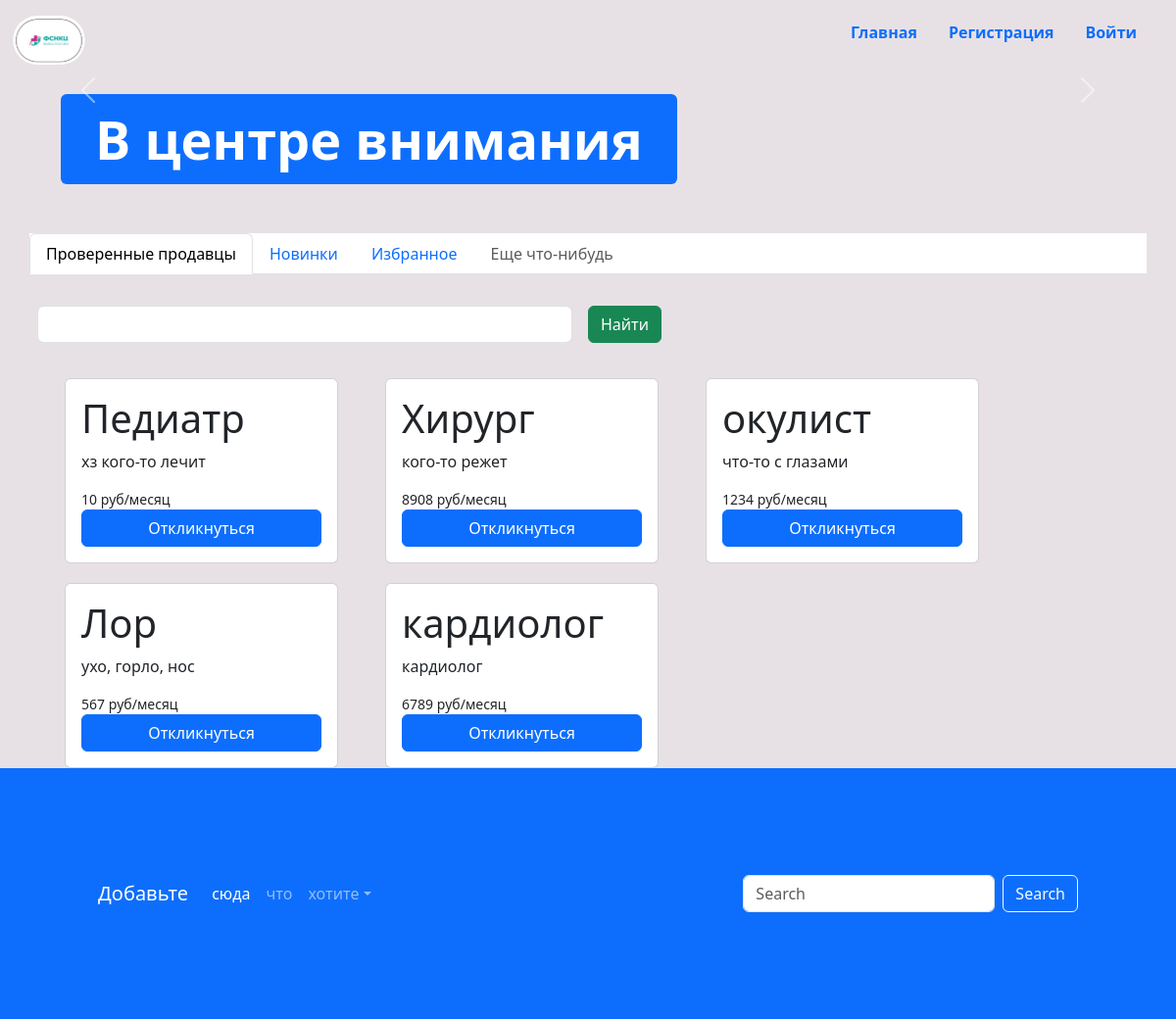
The app's page /, older data.
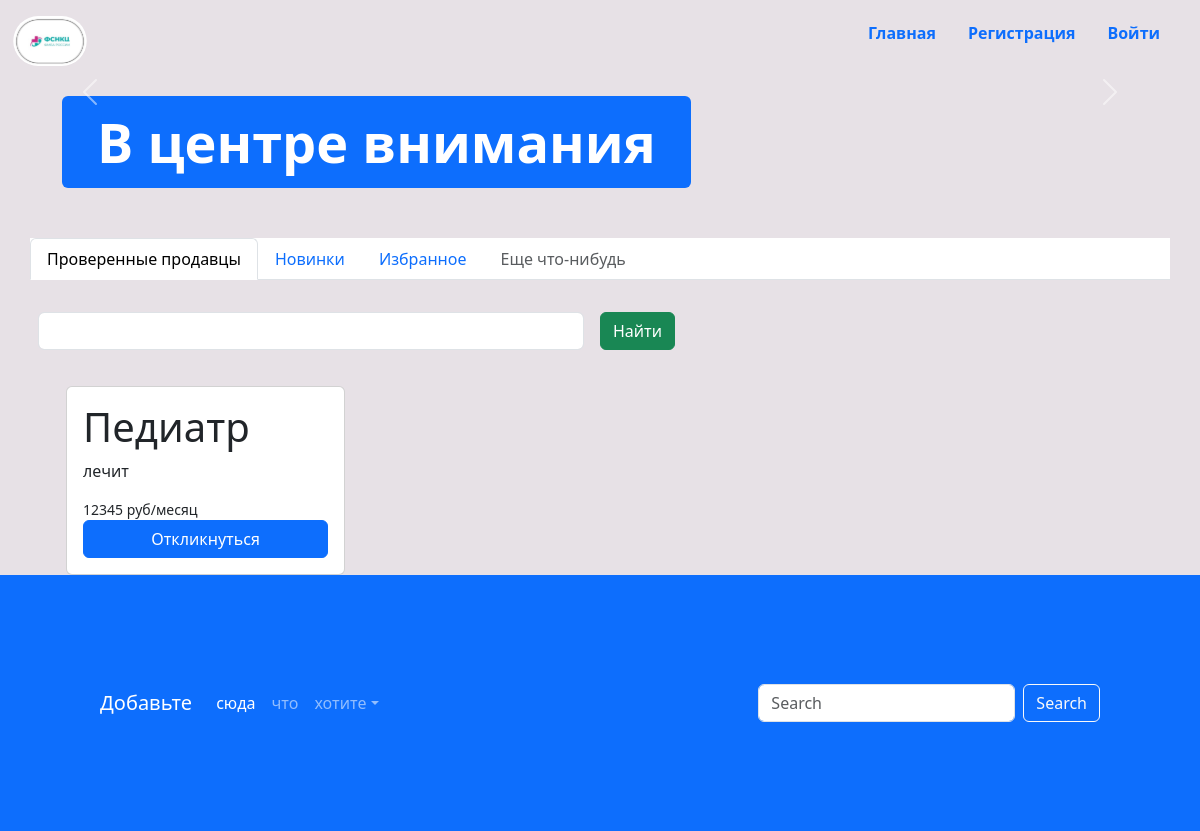
The same page, newer data.
### app_auth/models.py (models this page shows)
class Vacancy(models.Model):
    name_vacancy = models.CharField("Название вакансии", max_length=128)
    description = models.TextField('Описание')
    create_at = models.DateTimeField("Время создания", auto_now_add=True)
    salary = models.IntegerField("З/П (руб.месяц)")
    organization = models.CharField("Организация", max_length=255, blank=False)
    user = models.ForeignKey(User, verbose_name="Пользователь", on_delete=models.CASCADE)
    def get_url(self):
        return reverse('resume', kwargs={'pk': self.pk})

### app_auth/views.py (the view)
# urls.py: path('', index, name='index-page'),
def index(request):
    vacancies = Vacancy.objects.all()
    context = {'vacancies': vacancies}
    return render(request, 'app_auth/index.html', context)

### templates/app_auth/index.html (shortened to what this page needs)
{% extends 'base.html' %}
{% load static %}
{% block body %}
<div id="carouselExampleControls" class="carousel slide bg-primary" data-bs-ride="carousel">
  <button class="carousel-control-prev" type="button" data-bs-target="#carouselExampleControls" data-bs-slide="prev">
    <span class="carousel-control-prev-icon" aria-hidden="true"></span>
  </button>
  <button class="carousel-control-next" type="button" data-bs-target="#carouselExampleControls" data-bs-slide="next">
    <span class="carousel-control-next-icon" aria-hidden="true"></span>
  </button>
</div>
<div class="container" style="margin: 50px;">
  <div class="display-2">
    <span class="badge bg-primary">В центре внимания</span>
  </div>
</div>
<div class="container">
  <div class="row">
    <ul class="nav nav-tabs bg-white">
      <li class="nav-item">
        <a class="nav-link active" aria-current="page" href="#">Проверенные продавцы</a>
      </li>
      <li class="nav-item">
        <a class="nav-link" href="#">Новинки</a>
      </li>
      <li class="nav-item">
        <a class="nav-link" href="#">Избранное</a>
      </li>
      <li class="nav-item">
        <a class="nav-link disabled" href="#" tabindex="-1" aria-disabled="true">Еще что-нибудь</a>
      </li>
    </ul>
    <form class="row g-3" method="get">
      <div class="col-auto w-50">
        <input name="query" value="" type="text" class="form-control">
      </div>
      <div class="col-auto">
        <button type="submit" class="btn btn-success mb-3">Найти</button>
      </div>
    </form>
  </div>
  <div class="d-flex flex-wrap">
    {% for vacancy in vacancies %}
    <div class="card w-25 mx-4 p-3 " style="max-width: 1200px; margin-top: 20px;">
      <h1>{{ vacancy.name_vacancy }}</h1>
      <p>{{ vacancy.description }}</p>
      <small>{{ vacancy.salary }} руб/месяц</small>
      <a class="btn btn-primary"  href="{{ vacancy.get_url }}">Откликнуться</a>
    </div>
    {% endfor %}
  </div>
</div>
<footer style="padding: 100px;" class="bg-primary">
  <nav class="navbar navbar-expand-sm navbar-dark">
    <a class="navbar-brand" href="#">Добавьте</a>
    <div class="collapse navbar-collapse" id="collapsibleNavId">
      <ul class="navbar-nav me-auto mt-2 mt-lg-0">
        <li class="nav-item">
          <a class="nav-link active" href="#" aria-current="page">сюда</a>
        </li>
        <li class="nav-item">
          <a class="nav-link" href="#">что</a>
        </li>
        <li class="nav-item dropdown">
          <a class="nav-link dropdown-toggle" href="#" id="dropdownId" data-bs-toggle="dropdown" aria-haspopup="true"
             aria-expanded="false">хотите</a>
        </li>
      </ul>
      <form class="d-flex my-2 my-lg-0">
        <input class="form-control me-sm-2" type="text" placeholder="Search">
        <button class="btn btn-outline-light my-2 my-sm-0" type="submit">Search</button>
      </form>
    </div>
  </nav>
</footer>
{% endblock %}

### templates/base.html (shortened to what this page needs)
{% load static %}
<!DOCTYPE html>
<html lang="en">
<head>
  <link href="{% static 'css/bootstrap.min.css' %}" rel="stylesheet">
  <link rel="stylesheet" href="{% static 'css/fontello.css' %}">
</head>
<body style="background-color: #e7e1e6; font-family: " >
<header class="">
  <nav class="d-flex justify-content-between vw-100 z-3 fixed-top">
    <div class="mt-3">
      <a class="" href="#"><img src="{% static 'img/logo.svg' %}"></a>
    </div>
    <ul class="my-2 nav align-items-center mx-4 justify-content-between">
      <div class="d-flex">
        <li class="nav-item">
          <a class="nav-link active" aria-current="page" href="{% url 'index-page' %}">
            <span style="font-weight: bold;">Главная</span>
          </a>
        </li>
        {% if user.is_authenticated %}
        <li class="nav-item">
          <a class="nav-link" href="{% url 'profile' %}">
            <span style="font-weight: bold;">Профиль</span>
        </a>
      </li>
        <li class="nav-item">
          <a class="nav-link" href="{% url 'add-vacation' %}">
            <span style="font-weight: bold;">Создать вакансию</span>
        </a>
      </li>
      <li class="nav-item">
        <a class="nav-link" href="{% url 'logout' %}">
          <span style="font-weight: bold;">Выйти</span>
        </a>
      </li>
      {% else %}
      <li class="nav-item">
        <a class="nav-link" href="{% url 'register' %}">
          <span style="font-weight: bold;">Регистрация</span>
        </a>
      </li>
      <li class="nav-item">
        <a class="nav-link" href="{% url 'login' %}">
          <span style="font-weight: bold;">Войти</span>
        </a>
      </li>
    </div>
    {% endif %}
  </ul>
</nav>
</header>
<main style="margin-top: 92px" class="">
  {% block body %}
  {% endblock %}
</main>
</body>
</html>

Row changes from the older to the newer data that the page shows:
removed Vacancy: name_vacancy "Хирург", description "кого-то режет", salary "8908"
removed Vacancy: name_vacancy "окулист", description "что-то с глазами", salary "1234"
removed Vacancy: name_vacancy "Лор", description "ухо, горло, нос", salary "567"
removed Vacancy: name_vacancy "кардиолог", description "кардиолог", salary "6789"
changed Vacancy "Педиатр": description "хз кого-то лечит" → "лечит"; salary "10" → "12345"
